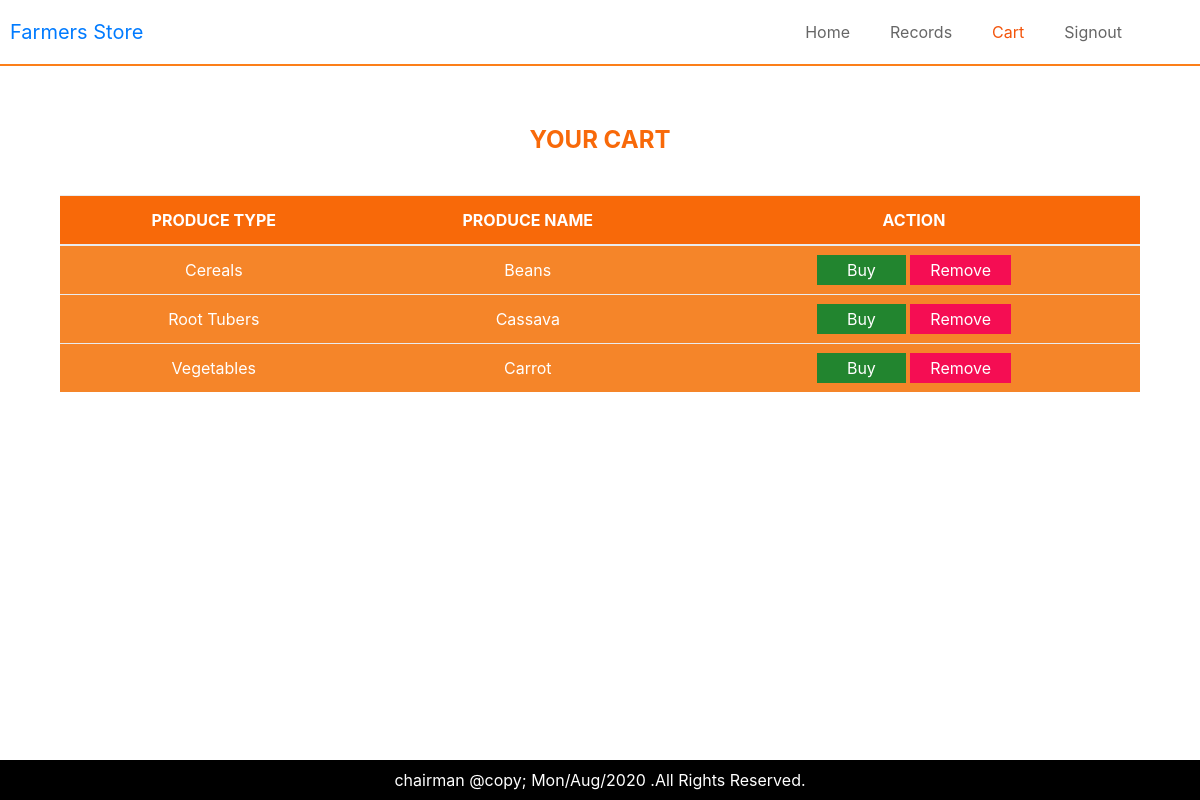
Page /buyer/cart.php (signed in) on the committed database.
### tables this page shows
CREATE TABLE `produce` (
  `produce_id` varchar(255) NOT NULL,
  `name` varchar(255) NOT NULL,
  `price` decimal(10,2) NOT NULL,
  `quantity` int(11) NOT NULL,
  `image` varchar(255) NOT NULL,
  `produce_type` varchar(255) NOT NULL,
  `seller` varchar(255) NOT NULL
);

### buyer/cart.php (the view, shortened to what this page needs)
<?php
include_once "../init.php";
include_once "./_header.php";
$sql = "SELECT produce_id FROM cart WHERE buyer = '". $_SESSION['user']['username'] ."'";
$query = mysqli_query($connection, $sql);
$result = $query ? mysqli_fetch_all($query, $resulttype = MYSQLI_ASSOC) : false;
$id = [];
if($result){
    foreach($result as $data){
      extract($data);
        array_push($id, $produce_id);
    }
}
$sql2 = "SELECT * FROM produce WHERE produce_id IN (";
for($i = 0; $i < count($id); $i++){
    if($i != count($id)-1)
        $sql2 .= "'".$id[$i] . "', ";
    else
        $sql2 .= "'".$id[$i]."'";
}
    $sql2 .= ")";
$query2 = mysqli_query($connection, $sql2);
$result2 = $query2 ? mysqli_fetch_all($query2, $resulttype = MYSQLI_ASSOC) : false;
?>
<section class="record-table">
    <h4>your cart</h4>
    <table class="table table-borderless all-table">
        <thead>
            <tr>
                <th scope="col">produce type</th>
                <th scope="col">produce name</th>
                <th scope="col">action</th>
            </tr>
        </thead>
        <tbody>
        <?php
        if($result2){
            foreach($result2 as $data){
                extract($data);
                ?>
            <tr>
                <td><?= $produce_type; ?></td>
                <td><?= $name; ?></td>
                <td>
                    <span class="cart-btn1">
                        <a href="single.php?id=<?= $produce_id; ?>">buy</a>
                    </span>
                    <span class="cart-btn2">
                        <a href="delete_cart.php?id=<?= $produce_id; ?>" id="delete">remove</a>
                    </span>
                </td>
            </tr>
        <?php } } ?>
        </tbody>
    </table>
</section>
</div>
<?php include_once '../footer.php'; ?>
</body>
</html>

### css/style.css (style rules this page uses)
* { padding: 0; margin: 0; }
body { width: 100%; height: 100%; margin: auto; background-color: #fff; }
.record-table { width: 90%; min-height: 70vh; margin: 40px auto; }
.record-table h4 { text-align: center; color: #f86909; text-transform: uppercase; font-weight: bold; margin-top: 60px; margin-bottom: 40px; }
.all-table thead { background-color: #f86909; text-align: center; text-transform: uppercase; color: #fff; }
.all-table tbody { background-color: #f58529; text-align: center; text-transform: capitalize; color: #fff; cursor: pointer; }
.cart-btn1 { margin-bottom: 10px; }
.cart-btn1 a { background-color: #22852f; color: #fff; text-decoration: none; padding: 5px 30px; }
.cart-btn2 a { background-color: #f50d53; color: #fff; text-decoration: none; padding: 5px 20px; }

### rows in the picture
produce: produce_type "Cereals", name "Beans"
produce: produce_type "Root Tubers", name "Cassava"
produce: produce_type "Vegetables", name "Carrot"
